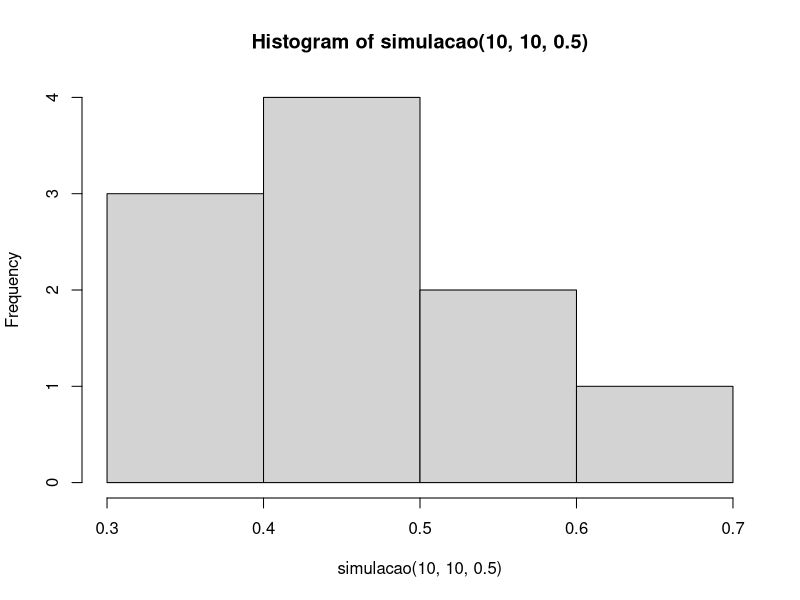
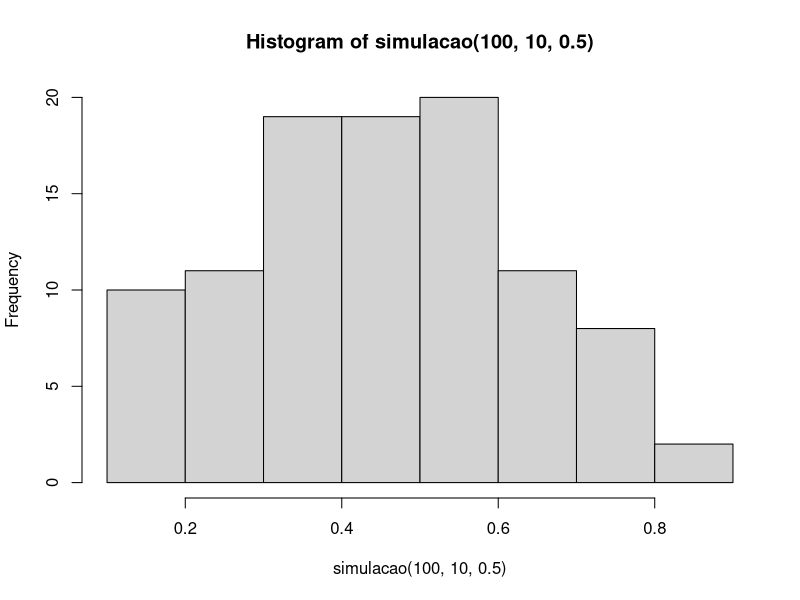
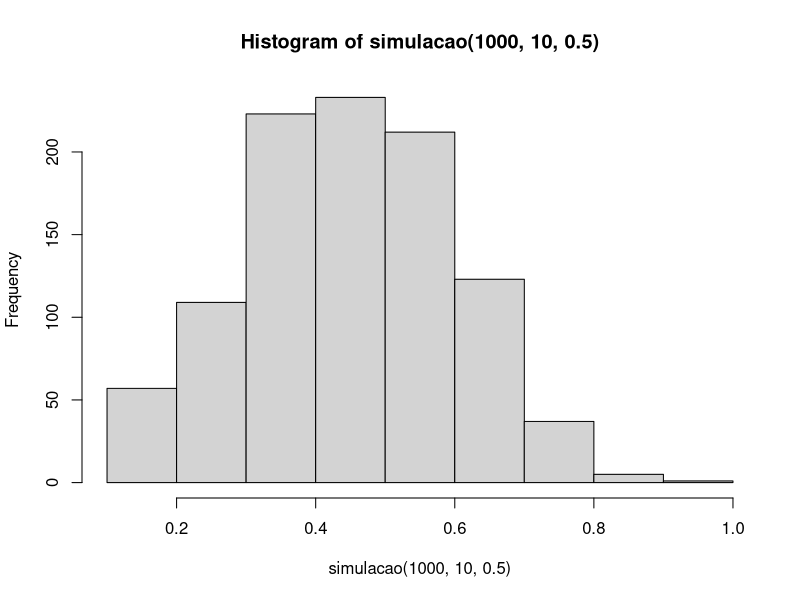

The R script that drew these images, in order:
## ---- chunk 1
moeda <- function(p){
  y=c()
  x <- runif(1)
  if(p>x){
    y = 1
  }else{
    y = 0
  }
  return(y)
}
moeda(0.5)

moedas <- function(n,p){
  z=c()
  for(i in 1:n){
  x <- runif(1)
  if(p>x){
    z[i]=1
  }else{
    z[i]=0
  }
  }
  return(z)
}
moedas(5,0.5)

proporcao <- function(resultados)
{
  x <- table(resultados)
  x <- x[names(x)==1]/length(resultados)
  return(x)
}
proporcao(c(1,1,1,0,1,0,0,1,0,1))

simulacao <- function(k,n,p){
  y=c()
  for(i in 1:k){
  x <- moedas(n,p)
  y[i] <- proporcao(x)
  }
  return(y)
}
simulacao(5,10,0.5)

hist(simulacao(10,10,0.5))
hist(simulacao(100,10,0.5))
hist(simulacao(1000,10,0.5))
